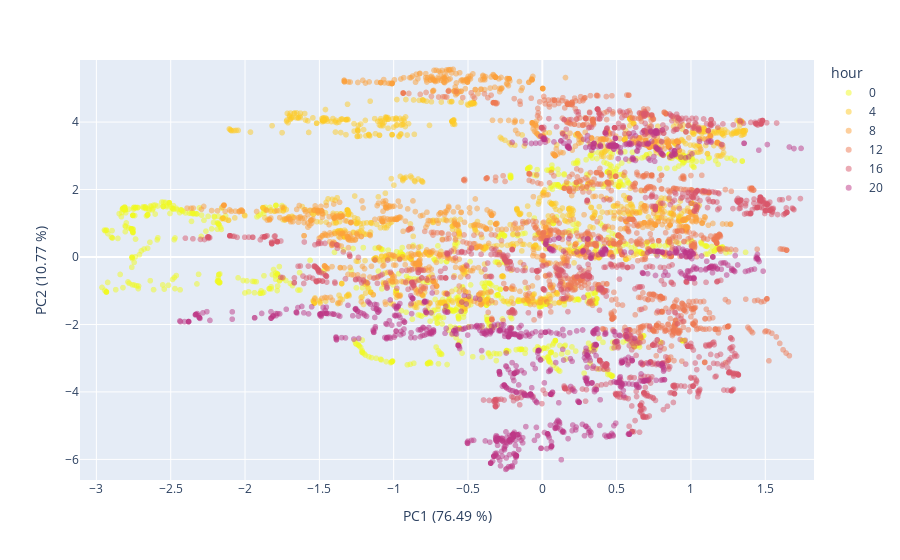
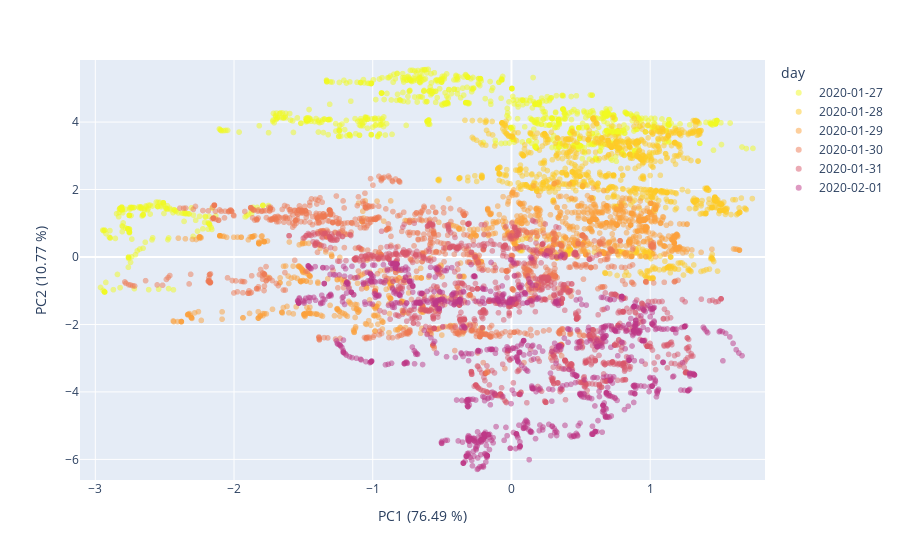

These figures' notebook cell, in order:
### Code cell
#visual_data = pca_no_occupants_[visual_days]
visual_data_days_df = pd.DataFrame({'PC1':visual_data[:,1], 'PC2':visual_data[:,0], 'day':pd.to_datetime(df_visual['timestamp']).dt.date})
visual_data_hours_df = pd.DataFrame({'PC1':visual_data[:,1], 'PC2':visual_data[:,0], 'hour':pd.to_datetime(df_visual['timestamp']).dt.hour.astype('str')})

## Plot no occupant data before environmental correction by hour
x_min, x_max = visual_data_hours_df['PC1'].min()*1.05, visual_data_hours_df['PC1'].max()*1.05
y_min, y_max = visual_data_hours_df['PC2'].min()*1.05, visual_data_hours_df['PC2'].max()*1.05

fig = px.scatter(visual_data_hours_df, x='PC1', y='PC2', color='hour', opacity=0.5, color_discrete_sequence= px.colors.sequential.Plasma_r)
fig.update_traces(marker=dict(colorscale='Viridis'), selector=dict(type='scatter'))
fig.update_layout(
    xaxis_title="PC1 ({:.2f} %)".format(var_proj[0]*100),
    yaxis_title="PC2 ({:.2f} %)".format(var_proj[1]*100),
    xaxis_range=[x_min, x_max],
    yaxis_range=[y_min, y_max]  
)
fig.show()


## Plot no occupant data before environmental correction by day
fig = px.scatter(visual_data_days_df, x='PC1', y='PC2', color='day', opacity=0.5, color_discrete_sequence= px.colors.sequential.Plasma_r)
fig.update_traces(marker=dict(colorscale='Viridis'), selector=dict(type='scatter'))
fig.update_layout(
    xaxis_title="PC1 ({:.2f} %)".format(var_proj[0]*100),
    yaxis_title="PC2 ({:.2f} %)".format(var_proj[1]*100),
    xaxis_range=[x_min, x_max],
    yaxis_range=[y_min, y_max]  
)
fig.show()

### Figure 1 — Plotly figure (JSON) as saved in the notebook; plotly's stock layout.template omitted (floating-point values rounded to 4 significant figures; data arrays with more than 128 entries replaced by an {"elided": "..."} marker saying what was removed)
{"data": [{"hovertemplate": "hour=0<br>PC1=%{x}<br>PC2=%{y}<extra></extra>", "legendgroup": "0", "marker": {"color": "#f0f921", "opacity": 0.5, "symbol": "circle"}, "mode": "markers", "name": "0", "showlegend": true, "type": "scattergl", "x": {"elided": "1080 float values"}, "xaxis": "x", "y": {"elided": "1080 float values"}, "yaxis": "y"}, {"hovertemplate": "hour=4<br>PC1=%{x}<br>PC2=%{y}<extra></extra>", "legendgroup": "4", "marker": {"color": "#fdca26", "opacity": 0.5, "symbol": "circle"}, "mode": "markers", "name": "4", "showlegend": true, "type": "scattergl", "x": {"elided": "1080 float values"}, "xaxis": "x", "y": {"elided": "1080 float values"}, "yaxis": "y"}, {"hovertemplate": "hour=8<br>PC1=%{x}<br>PC2=%{y}<extra></extra>", "legendgroup": "8", "marker": {"color": "#fb9f3a", "opacity": 0.5, "symbol": "circle"}, "mode": "markers", "name": "8", "showlegend": true, "type": "scattergl", "x": {"elided": "1080 float values"}, "xaxis": "x", "y": {"elided": "1080 float values"}, "yaxis": "y"}, {"hovertemplate": "hour=12<br>PC1=%{x}<br>PC2=%{y}<extra></extra>", "legendgroup": "12", "marker": {"color": "#ed7953", "opacity": 0.5, "symbol": "circle"}, "mode": "markers", "name": "12", "showlegend": true, "type": "scattergl", "x": {"elided": "1080 float values"}, "xaxis": "x", "y": {"elided": "1080 float values"}, "yaxis": "y"}, {"hovertemplate": "hour=16<br>PC1=%{x}<br>PC2=%{y}<extra></extra>", "legendgroup": "16", "marker": {"color": "#d8576b", "opacity": 0.5, "symbol": "circle"}, "mode": "markers", "name": "16", "showlegend": true, "type": "scattergl", "x": {"elided": "1080 float values"}, "xaxis": "x", "y": {"elided": "1080 float values"}, "yaxis": "y"}, {"hovertemplate": "hour=20<br>PC1=%{x}<br>PC2=%{y}<extra></extra>", "legendgroup": "20", "marker": {"color": "#bd3786", "opacity": 0.5, "symbol": "circle"}, "mode": "markers", "name": "20", "showlegend": true, "type": "scattergl", "x": {"elided": "1080 float values"}, "xaxis": "x", "y": {"elided": "1080 float values"}, "yaxis": "y"}], "layout": {"autosize": true, "legend": {"title": {"text": "hour"}, "tracegroupgap": 0}, "margin": {"t": 60}, "xaxis": {"anchor": "y", "domain": [0, 1], "range": [-3.11, 1.828], "title": {"text": "PC1 (76.49 %)"}, "type": "linear"}, "yaxis": {"anchor": "x", "domain": [0, 1], "range": [-6.611, 5.839], "title": {"text": "PC2 (10.77 %)"}, "type": "linear"}}}

### Figure 2 — Plotly figure (JSON) as saved in the notebook; plotly's stock layout.template omitted (floating-point values rounded to 4 significant figures; data arrays with more than 128 entries replaced by an {"elided": "..."} marker saying what was removed)
{"data": [{"hovertemplate": "day=2020-01-27<br>PC1=%{x}<br>PC2=%{y}<extra></extra>", "legendgroup": "2020-01-27", "marker": {"color": "#f0f921", "opacity": 0.5, "symbol": "circle"}, "mode": "markers", "name": "2020-01-27", "showlegend": true, "type": "scattergl", "x": {"elided": "1080 float values"}, "xaxis": "x", "y": {"elided": "1080 float values"}, "yaxis": "y"}, {"hovertemplate": "day=2020-01-28<br>PC1=%{x}<br>PC2=%{y}<extra></extra>", "legendgroup": "2020-01-28", "marker": {"color": "#fdca26", "opacity": 0.5, "symbol": "circle"}, "mode": "markers", "name": "2020-01-28", "showlegend": true, "type": "scattergl", "x": {"elided": "1080 float values"}, "xaxis": "x", "y": {"elided": "1080 float values"}, "yaxis": "y"}, {"hovertemplate": "day=2020-01-29<br>PC1=%{x}<br>PC2=%{y}<extra></extra>", "legendgroup": "2020-01-29", "marker": {"color": "#fb9f3a", "opacity": 0.5, "symbol": "circle"}, "mode": "markers", "name": "2020-01-29", "showlegend": true, "type": "scattergl", "x": {"elided": "1080 float values"}, "xaxis": "x", "y": {"elided": "1080 float values"}, "yaxis": "y"}, {"hovertemplate": "day=2020-01-30<br>PC1=%{x}<br>PC2=%{y}<extra></extra>", "legendgroup": "2020-01-30", "marker": {"color": "#ed7953", "opacity": 0.5, "symbol": "circle"}, "mode": "markers", "name": "2020-01-30", "showlegend": true, "type": "scattergl", "x": {"elided": "1080 float values"}, "xaxis": "x", "y": {"elided": "1080 float values"}, "yaxis": "y"}, {"hovertemplate": "day=2020-01-31<br>PC1=%{x}<br>PC2=%{y}<extra></extra>", "legendgroup": "2020-01-31", "marker": {"color": "#d8576b", "opacity": 0.5, "symbol": "circle"}, "mode": "markers", "name": "2020-01-31", "showlegend": true, "type": "scattergl", "x": {"elided": "1080 float values"}, "xaxis": "x", "y": {"elided": "1080 float values"}, "yaxis": "y"}, {"hovertemplate": "day=2020-02-01<br>PC1=%{x}<br>PC2=%{y}<extra></extra>", "legendgroup": "2020-02-01", "marker": {"color": "#bd3786", "opacity": 0.5, "symbol": "circle"}, "mode": "markers", "name": "2020-02-01", "showlegend": true, "type": "scattergl", "x": {"elided": "1080 float values"}, "xaxis": "x", "y": {"elided": "1080 float values"}, "yaxis": "y"}], "layout": {"autosize": true, "legend": {"title": {"text": "day"}, "tracegroupgap": 0}, "margin": {"t": 60}, "xaxis": {"anchor": "y", "domain": [0, 1], "range": [-3.11, 1.828], "title": {"text": "PC1 (76.49 %)"}, "type": "linear"}, "yaxis": {"anchor": "x", "domain": [0, 1], "range": [-6.611, 5.839], "title": {"text": "PC2 (10.77 %)"}, "type": "linear"}}}
